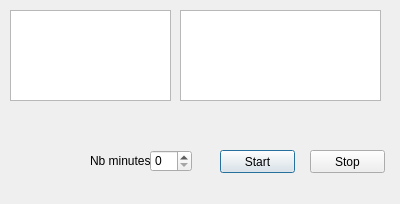
<?xml version="1.0" encoding="UTF-8"?>
<ui version="4.0">
 <class>Dialog</class>
 <widget class="QDialog" name="Dialog">
  <property name="geometry">
   <rect>
    <x>0</x>
    <y>0</y>
    <width>400</width>
    <height>204</height>
   </rect>
  </property>
  <property name="windowTitle">
   <string>Dialog</string>
  </property>
  <widget class="QLabel" name="label">
   <property name="geometry">
    <rect>
     <x>10</x>
     <y>110</y>
     <width>71</width>
     <height>71</height>
    </rect>
   </property>
   <property name="text">
    <string/>
   </property>
   <property name="pixmap">
    <pixmap>../../logo.png</pixmap>
   </property>
   <property name="scaledContents">
    <bool>true</bool>
   </property>
  </widget>
  <widget class="QPushButton" name="pushButton">
   <property name="geometry">
    <rect>
     <x>220</x>
     <y>150</y>
     <width>75</width>
     <height>23</height>
    </rect>
   </property>
   <property name="text">
    <string>Start</string>
   </property>
  </widget>
  <widget class="QPushButton" name="pushButton_2">
   <property name="geometry">
    <rect>
     <x>310</x>
     <y>150</y>
     <width>75</width>
     <height>23</height>
    </rect>
   </property>
   <property name="text">
    <string>Stop</string>
   </property>
  </widget>
  <widget class="QTextEdit" name="textEdit">
   <property name="geometry">
    <rect>
     <x>10</x>
     <y>10</y>
     <width>161</width>
     <height>91</height>
    </rect>
   </property>
  </widget>
  <widget class="QPlainTextEdit" name="plainTextEdit">
   <property name="geometry">
    <rect>
     <x>180</x>
     <y>10</y>
     <width>201</width>
     <height>91</height>
    </rect>
   </property>
  </widget>
  <widget class="QSpinBox" name="spinBox">
   <property name="geometry">
    <rect>
     <x>150</x>
     <y>150</y>
     <width>42</width>
     <height>22</height>
    </rect>
   </property>
  </widget>
  <widget class="QLabel" name="label_2">
   <property name="geometry">
    <rect>
     <x>90</x>
     <y>150</y>
     <width>61</width>
     <height>21</height>
    </rect>
   </property>
   <property name="text">
    <string>Nb minutes</string>
   </property>
  </widget>
 </widget>
 <resources/>
 <connections/>
</ui>
